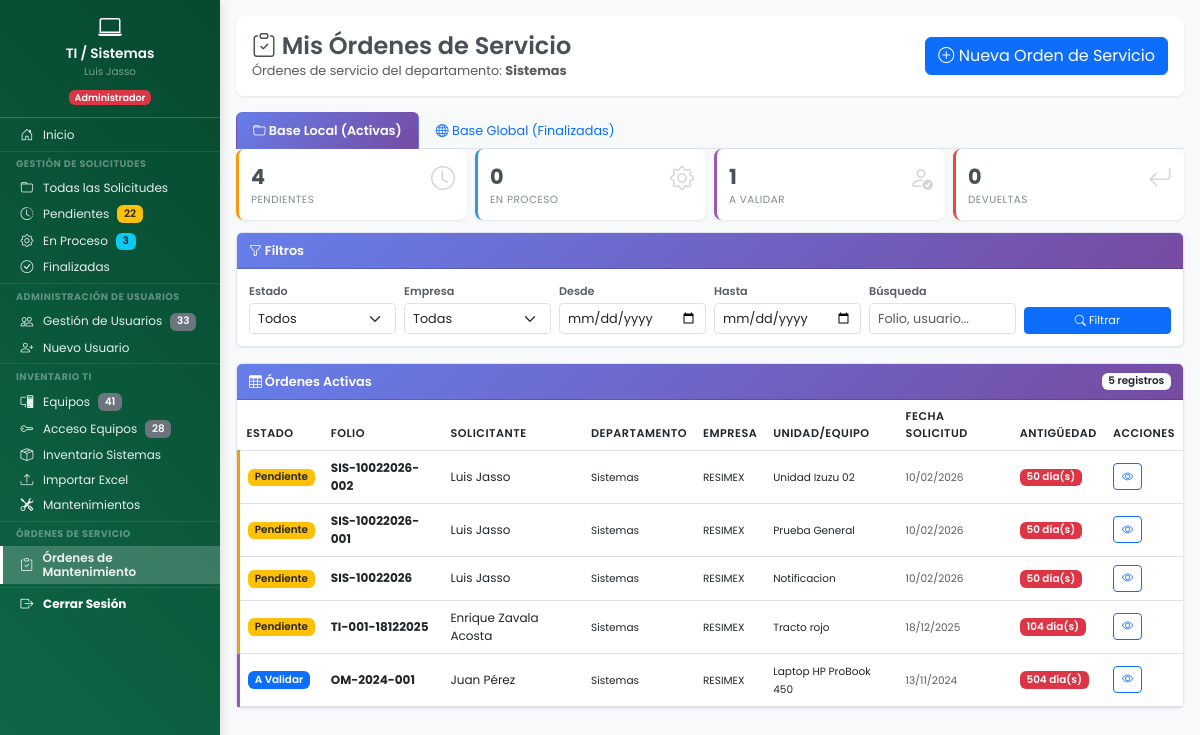
Screenshot of /dashboard/ordenes_servicio/ordenes_servicio_mantenimiento.php (signed in) with the database file from the repository.
### tables this page shows
CREATE TABLE `ordenes_servicio_mantenimiento` (
  `id` int(11) NOT NULL,
  `folio` varchar(100) NOT NULL COMMENT 'Folio manual ingresado por el usuario',
  `usuario_id` int(11) NOT NULL,
  `usuario_nombre` varchar(255) NOT NULL,
  `departamento` varchar(100) NOT NULL,
  `departamento_id` int(11) DEFAULT NULL,
  `empresa` enum('RESIMEX','CARGANOVA') NOT NULL,
  `estado` enum('pendiente_mantenimiento','en_proceso','pendiente_usuario','devuelto','completado') DEFAULT 'pendiente_mantenimiento',
  `apartado1_data` longtext DEFAULT NULL COMMENT 'Datos llenados por el usuario solicitante' CHECK (json_valid(`apartado1_data`)),
  `apartado2_data` longtext DEFAULT NULL COMMENT 'Datos llenados por el área de mantenimiento' CHECK (json_valid(`apartado2_data`)),
  `apartado3_data` longtext DEFAULT NULL COMMENT 'Firmas y cierre de orden' CHECK (json_valid(`apartado3_data`)),
  `fecha_creacion` datetime DEFAULT current_timestamp() COMMENT 'Fecha creación de la orden',
  `fecha_primera_edicion_mant` datetime DEFAULT NULL COMMENT 'Primera vez que Mantenimiento presionó EDITAR',
  `fecha_primer_guardado_mant` datetime DEFAULT NULL COMMENT 'Primera vez que Mantenimiento presionó GUARDAR',
  `fecha_enviado_usuario` datetime DEFAULT NULL COMMENT 'Fecha cuando Mantenimiento envió a Usuario',
  `fecha_completado` datetime DEFAULT NULL COMMENT 'Fecha cuando Usuario finalizó la orden',
  `fecha_ultima_modificacion` datetime DEFAULT current_timestamp() ON UPDATE current_timestamp(),
  `usuario_ultima_modificacion_id` int(11) DEFAULT NULL,
  `usuario_ultima_modificacion_nombre` varchar(255) DEFAULT NULL
);

### dashboard/ordenes_servicio/ordenes_servicio_mantenimiento.php (the view, shortened to what the rows shown need)
<?php
$departamento_codigo = strtolower($_SESSION['departamento_codigo'] ?? $_SESSION['departamento'] ?? '');
$es_mantenimiento = ($departamento_codigo === 'mantenimiento');
$pdo = conectarDB();
$filtro_base = $_GET['base'] ?? 'local';
if ($filtro_base === 'local') {
    $sql = "SELECT
                id, folio, estado, usuario_nombre, departamento, empresa,
                fecha_creacion, fecha_primera_edicion_mant, apartado1_data,
                DATEDIFF(CURRENT_DATE, DATE(fecha_creacion)) as dias_desde_creacion
            FROM ordenes_servicio_mantenimiento
            WHERE estado IN ('pendiente_mantenimiento', 'en_proceso', 'pendiente_usuario', 'devuelto')";
} else {
    $sql = "SELECT
                id, folio, usuario_nombre, departamento, empresa,
                fecha_creacion, fecha_completado, apartado1_data
            FROM ordenes_servicio_mantenimiento
            WHERE estado = 'completado'";
}
$params = [];
if (!$es_mantenimiento) {
    $sql .= " AND departamento = :dept_usuario";
    $params[':dept_usuario'] = $_SESSION['departamento_nombre'];
}
if ($filtro_base === 'local') {
    $sql .= " ORDER BY
        CASE estado
            WHEN 'devuelto' THEN 1
            WHEN 'pendiente_mantenimiento' THEN 2
            WHEN 'en_proceso' THEN 3
            WHEN 'pendiente_usuario' THEN 4
        END,
        fecha_creacion DESC";
} else {
    $sql .= " ORDER BY fecha_completado DESC";
}
$stmt = $pdo->prepare($sql);
$stmt->execute($params);
$ordenes = $stmt->fetchAll(PDO::FETCH_ASSOC);
?>
<!DOCTYPE html>
<html lang="es">
<head>
    <link href="https://cdn.jsdelivr.net/npm/bootstrap@5.3.0/dist/css/bootstrap.min.css" rel="stylesheet">
    <link rel="stylesheet" href="https://cdn.jsdelivr.net/npm/bootstrap-icons@1.11.0/font/bootstrap-icons.css">
    <link rel="stylesheet" href="<?php echo URL_BASE; ?>assets/css/dashboard.css">
    <link rel="stylesheet" href="<?php echo URL_BASE; ?>assets/css/base/variables.css">
    <link rel="stylesheet" href="<?php echo URL_BASE; ?>assets/css/components/sidebar.css">
    <link rel="stylesheet" href="<?php echo URL_BASE; ?>assets/css/components/hamburger.css">
    <link rel="stylesheet" href="<?php echo URL_BASE; ?>assets/css/layouts/dashboard-layout.css">
    <link rel="stylesheet" href="<?php echo URL_BASE; ?>assets/css/utilities/responsive.css">
</head>
<body>
    <div class="dashboard-container">
        <main class="main-content">
            <div class="content-wrapper">
                <div class="page-header">
                    <div class="d-flex justify-content-between align-items-center">
                        <div>
                            <?php if ($es_mantenimiento): ?>
                                <h1><i class="bi bi-tools"></i> Órdenes de Servicio - Mantenimiento</h1>
                                <p class="text-muted mb-0" style="font-size: 0.8rem;">
                                    Gestión de órdenes de servicio y mantenimiento de todos los departamentos
                                </p>
                            <?php else: ?>
                                <h1><i class="bi bi-clipboard-check"></i> Mis Órdenes de Servicio</h1>
                            <?php endif; ?>
                        </div>
                    </div>
                </div>
                <div class="card">
                    <div class="card-body p-0">
                        <?php if (empty($ordenes)): ?>
                            <div class="text-center py-5">
                                <i class="bi bi-inbox" style="font-size: 3rem; color: #ccc;"></i>
                                <p class="text-muted mt-3">No hay órdenes que mostrar</p>
                            </div>
                        <?php else: ?>
                            <div class="table-responsive">
                                <table class="table table-hover mb-0">
                                    <thead>
                                        <tr>
                                            <?php if ($filtro_base === 'local'): ?>
                                                <th>Estado</th>
                                                <th>Folio</th>
                                                <th>Solicitante</th>
                                                <th>Departamento</th>
                                                <th>Empresa</th>
                                                <th>Unidad/Equipo</th>
                                                <th>Fecha Solicitud</th>
                                                <th>Antigüedad</th>
                                                <th>Acciones</th>
                                            <?php endif; ?>
                                        </tr>
                                    </thead>
                                    <tbody>
                                        <?php foreach ($ordenes as $orden):
                                            $apartado1 = json_decode($orden['apartado1_data'], true);
                                            $unidad_equipo = $apartado1['unidad_equipo'] ?? '-';
                                        ?>
                                            <tr class="orden-card <?php
                                                if ($filtro_base === 'local') {
                                                    switch($orden['estado']) {
                                                        case 'pendiente_mantenimiento': echo 'pendiente'; break;
                                                        case 'pendiente_usuario': echo 'validar'; break;
                                                    }
                                                } else {
                                                    echo 'completada';
                                                }
                                            ?>" onclick="window.location='ver_orden_servicio.php?id=<?php echo $orden['id']; ?>'">
                                                <?php if ($filtro_base === 'local'): ?>
                                                    <td>
                                                        <?php
                                                        $badge_class = 'bg-secondary';
                                                        $estado_texto = $orden['estado'];
                                                        switch($orden['estado']) {
                                                            case 'pendiente_mantenimiento':
                                                                $badge_class = 'bg-warning text-dark';
                                                                $estado_texto = 'Pendiente';
                                                                break;
                                                            case 'pendiente_usuario':
                                                                $badge_class = 'bg-primary';
                                                                $estado_texto = 'A Validar';
                                                                break;
                                                        }
                                                        ?>
                                                        <span class="badge <?php echo $badge_class; ?>"><?php echo $estado_texto; ?></span>
                                                    </td>
                                                <?php endif; ?>
                                                <td><strong><?php echo htmlspecialchars($orden['folio']); ?></strong></td>
                                                <td><?php echo htmlspecialchars($orden['usuario_nombre']); ?></td>
                                                <td><small><?php echo htmlspecialchars($orden['departamento']); ?></small></td>
                                                <td><small><?php echo htmlspecialchars($orden['empresa'] ?? '-'); ?></small></td>
                                                <td><small><?php echo htmlspecialchars($unidad_equipo); ?></small></td>
                                                <td>
                                                    <small class="text-muted">
                                                        <?php echo date('d/m/Y', strtotime($orden['fecha_creacion'])); ?>
                                                    </small>
                                                </td>
                                                <?php if ($filtro_base === 'local'): ?>
                                                    <td>
                                                        <?php
                                                        $dias = $orden['dias_desde_creacion'];
                                                        $badge_dias = 'bg-secondary';
                                                        if ($dias > 7) $badge_dias = 'bg-danger';
                                                        elseif ($dias > 3) $badge_dias = 'bg-warning text-dark';
                                                        elseif ($dias > 1) $badge_dias = 'bg-info';
                                                        ?>
                                                        <span class="badge <?php echo $badge_dias; ?>">
                                                            <?php echo $dias; ?> día(s)
                                                        </span>
                                                    </td>
                                                <?php endif; ?>
                                                <td>
                                                    <a href="ver_orden_servicio.php?id=<?php echo $orden['id']; ?>"
                                                       class="btn btn-sm btn-outline-<?php echo $filtro_base === 'local' ? 'primary' : 'success'; ?>"
                                                       onclick="event.stopPropagation();">
                                                        <i class="bi bi-eye"></i>
                                                    </a>
                                                </td>
                                            </tr>
                                        <?php endforeach; ?>
                                    </tbody>
                                </table>
                            </div>
                        <?php endif; ?>
                    </div>
                </div>
            </div>
        </main>
    </div>
</body>
</html>

### rows the page displays
ordenes_servicio_mantenimiento: estado "Pendiente", folio "SIS-10022026-002", usuario_nombre "Luis Jasso", departamento "Sistemas", empresa "RESIMEX", apartado1_data "Unidad Izuzu 02", fecha_creacion "10/02/2026", dias "50"
ordenes_servicio_mantenimiento: estado "Pendiente", folio "SIS-10022026-001", usuario_nombre "Luis Jasso", departamento "Sistemas", empresa "RESIMEX", apartado1_data "Prueba General", fecha_creacion "10/02/2026", dias "50"
ordenes_servicio_mantenimiento: estado "Pendiente", folio "SIS-10022026", usuario_nombre "Luis Jasso", departamento "Sistemas", empresa "RESIMEX", apartado1_data "Notificacion", fecha_creacion "10/02/2026", dias "50"
ordenes_servicio_mantenimiento: estado "Pendiente", folio "TI-001-18122025", usuario_nombre "Enrique Zavala Acosta", departamento "Sistemas", empresa "RESIMEX", apartado1_data "Tracto rojo", fecha_creacion "18/12/2025", dias "104"
ordenes_servicio_mantenimiento: estado "A Validar", folio "OM-2024-001", usuario_nombre "Juan Pérez", departamento "Sistemas", empresa "RESIMEX", apartado1_data "Laptop HP ProBook 450", fecha_creacion "13/11/2024", dias "504"

### other values shown
$_SESSION['nombre_completo'] "Luis Jasso"
$stats_sidebar['pendientes'] "22"
$stats_sidebar['en_proceso'] "3"
$total_usuarios "33"
$total_equipos "41"
$total_acceso "28"
$_SESSION['departamento_nombre'] "Sistemas"
$stats['pendientes'] "4"
$stats['en_proceso'] "0"
$stats['pendiente_usuario'] "1"
$stats['devueltas'] "0"
count($ordenes) "5"
